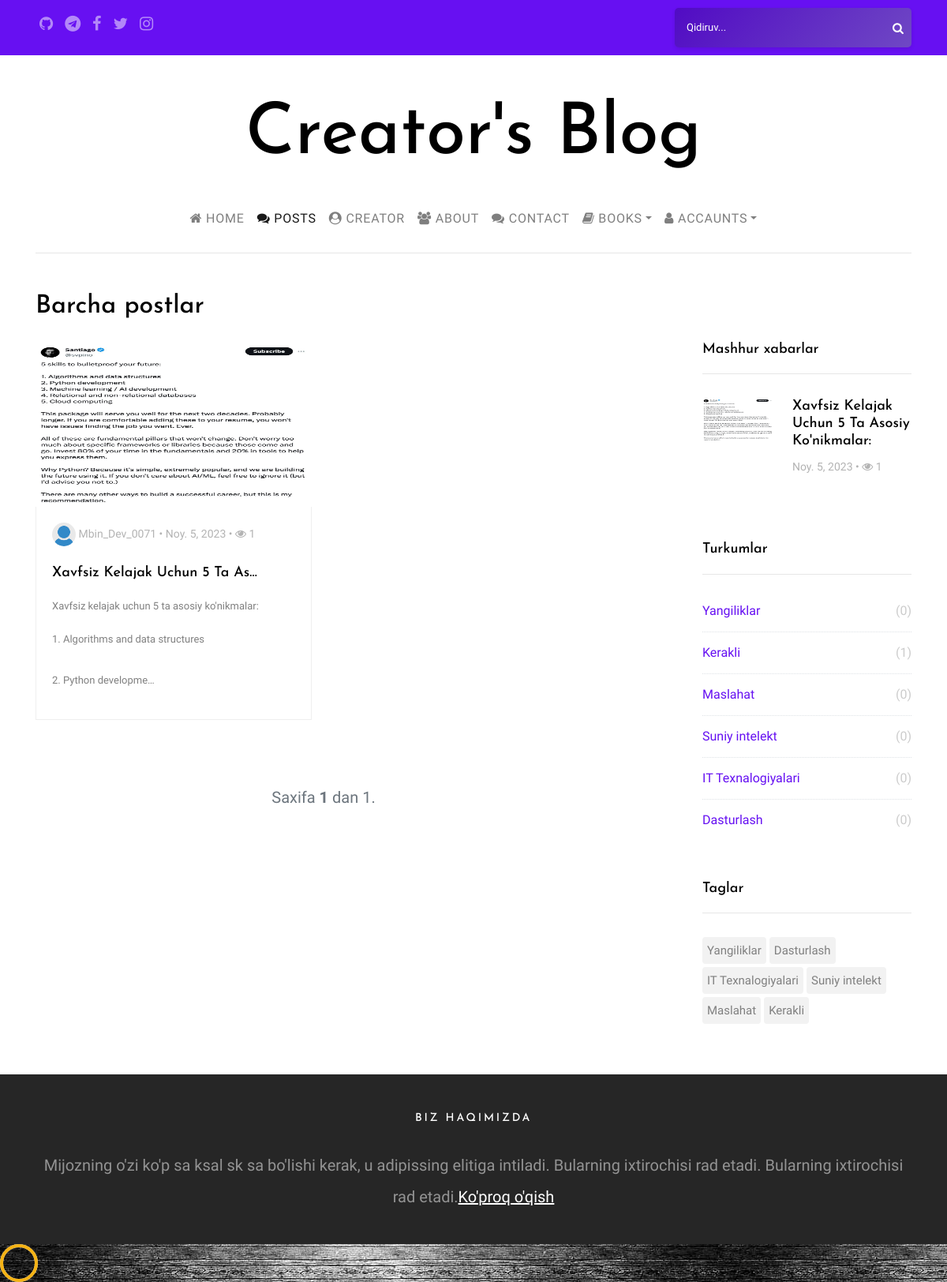
Page /post/ on the earlier database version.
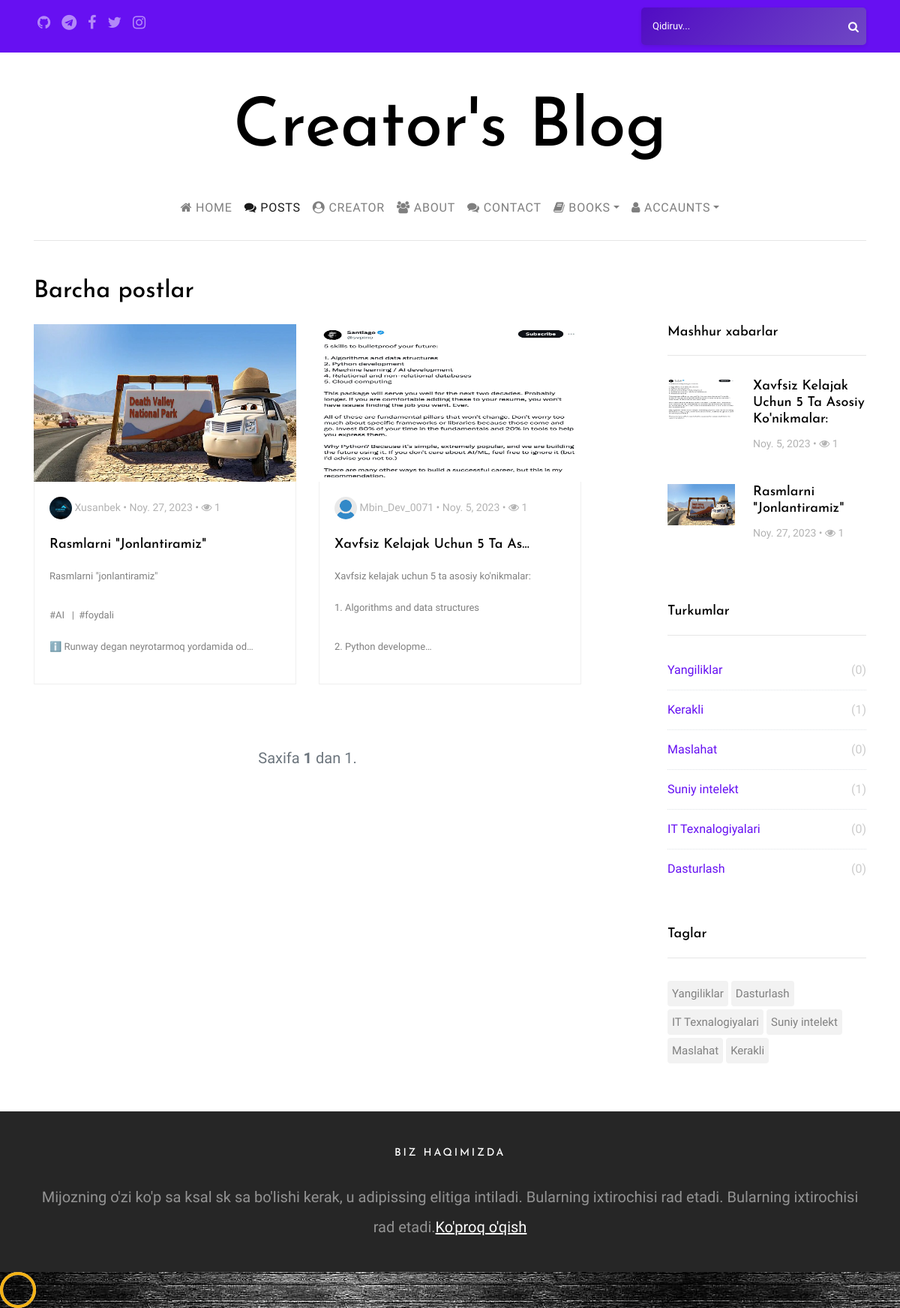
Same page on the later database version.
### posts/models.py (models this page shows, shortened)
class Post(models.Model):
    author = models.ForeignKey(settings.AUTH_USER_MODEL, on_delete=models.CASCADE)
    category = models.ForeignKey(Category, on_delete=models.CASCADE)
    tags = models.ManyToManyField(Tag, blank=True, verbose_name='Yorliqlar')
    views = models.ManyToManyField(HitCount, related_name='post_views', blank=True)
    title = models.CharField(max_length=75, verbose_name='Sarlavha')
    slug = models.SlugField(unique=True, help_text='Bu joyni qo`lda o`zgartirmaslik tavsiya etiladi.')
    image = models.ImageField(upload_to='posts/%Y/%m/%d/', verbose_name='Rasm')
    content = RichTextField(verbose_name='Tarkib')
    created = models.DateTimeField(auto_now_add=True, verbose_name='Yaratilgan sana')
    available = models.BooleanField(default=True, verbose_name='Faol passiv')
    def getHitCount(self):
        return self.views.count()
    class Meta:
        ordering = ['-created']

class Category(models.Model):
    name = models.CharField(max_length=50, verbose_name='Kategoriya nomi')
    slug = models.SlugField(unique=True, help_text="Bu joyni qo'lda o'zgartirmaslik tavsiya etiladi.")
    def __str__(self):
        return self.name

class Tag(models.Model):
    name = models.CharField(max_length=50, verbose_name='Yorliq nomi')
    slug = models.SlugField(unique=True, help_text="Bu joyni qo'lda o'zgartirmaslik tavsiya etiladi.")
    def __str__(self):
        return self.name

### users/models.py (models this page shows, shortened)
class UserDetail(models.Model):
    user = models.OneToOneField(User, on_delete=models.CASCADE)
    title = models.CharField(blank=True, null=True, max_length=50, verbose_name='Ünvan')
    description = models.CharField(blank=True, null=True, max_length=250, verbose_name='Açıklama')
    image = models.ImageField(blank=True, null=True, upload_to='users/', default='def_user.png', verbose_name='Görsel')

### posts/views.py (the view)
# urls.py: path('', views.PostList, name='posts'),
def PostList(request, category_slug=None, tag_slug=None):
    category_page = None
    tag_page = None
    categories = Category.objects.all()
    tags = Tag.objects.all()
    popularposts = Post.objects.filter(available=True).annotate(viewyek=Count('views')).order_by('-viewyek')[:3]  # Get popular 3 posts
    context = {}
    if category_slug is not None:
        category_page = get_object_or_404(Category, slug=category_slug)
        posts = Post.objects.filter(available=True, category=category_page).order_by('-created')
        context.update({'title': "Turkum bo'yicha xabarlar"})
    elif tag_slug is not None:
        tag_page = get_object_or_404(Tag, slug=tag_slug)
        posts = Post.objects.filter(available=True, tags=tag_page).order_by('-created')
        context.update({'title': "Teg bo'yicha xabarlar"})
    else:
        posts = Post.objects.all().filter(available=True).order_by('-created')
        context.update({'title': 'Barcha postlar'})
    paginator = Paginator(posts, 8)  # Show 8 object per page.
    page_number = request.GET.get('page')
    post_list = paginator.get_page(page_number)
    context.update({
        'post_list': post_list,
        'popularposts': popularposts,
        'categories': categories,
        'tags': tags,
    })
    return render(request, 'posts.html', context)

### templates/posts.html (shortened to what this page needs)
{% extends 'partials/_base.html' %}
{% load static %}
{% block content %}
    <section class="site-section py-sm pt-5">
    <div class="container">
    <div class="row">
        <div class="col-md-6">
            <h2 class="mb-4">{{ title }}</h2>
        </div>
    </div>
    <div class="row blog-entries">
    <div class="col-md-12 col-lg-8 main-content">
        <div class="row">
            {% if post_list %}
                {% for post in post_list %}
                    <div class="col-md-6">
                        <a href="{% url 'posts:postDetail' post.category.slug post.id post.slug %}" class="blog-entry element-animate" data-animate-effect="fadeIn">
                            <img class="imgyek" style="height: 210px; width: 100%" src="{{ post.image.url }}" alt="Image placeholder">
                            <div class="blog-content-body">
                                <div class="post-meta">
                                    <span class="author"><img src="{{ post.author.userdetail.image.url }}" alt="Colorlib"> {{ post.author.username | title }} &bullet; </span>
                                    <span>{{ post.created | date }} &bullet;</span>
                                    <span><span class="fa fa-eye"></span> {{ post.getHitCount }}</span>
                                </div>
                                <h2>{{ post.title | title | truncatechars:30}}</h2>
                                <p class="mb-0">{{ post.content|safe|truncatechars:125|linebreaks }}</p>
                            </div>
                        </a>
                    </div>
                {% endfor %}
            {% endif %}
        </div>
        <div class="row mt-5">
            <div class="col-md-12 text-center">
                <nav aria-label="Page navigation" class="text-center">
                    <ul class="pagination">
                        <span class="step-links">
                            <span class="current">
                                    Saxifa <span class="font-weight-bold">{{ post_list.number }}</span> dan {{ post_list.paginator.num_pages }}.
                            </span>
                        </span>
                    </ul>
                </nav>
            </div>
        </div>
    </div>
{% endblock %}

### templates/partials/_base.html (shortened to what this page needs)
{% load static %}
<!doctype html>
<html lang="en">
<head>
    <link rel="stylesheet" href="https://stackpath.bootstrapcdn.com/bootstrap/4.3.1/css/bootstrap.min.css">
    <link rel="stylesheet" href="https://use.fontawesome.com/releases/v5.8.1/css/all.css">
    <link href="https://cdn.jsdelivr.net/npm/bootstrap@5.0.0-beta2/dist/css/bootstrap.min.css" rel="stylesheet">
    <link rel="stylesheet" href="{% static 'css/bootstrap.css' %}">
    <link rel="stylesheet" href="{% static 'css/animate.css' %}">
    <link rel="stylesheet" href="{% static 'css/owl.carousel.min.css' %}">
    <link rel="stylesheet" href="{% static 'fonts/ionicons/css/ionicons.min.css' %}">
    <link rel="stylesheet" href="{% static 'fonts/fontawesome/css/font-awesome.min.css' %}">
    <link rel="stylesheet" href="{% static 'fonts/flaticon/font/flaticon.css' %}">
    <link rel="stylesheet" href="{% static 'css/style.css' %}">
</head>
<body>
    <div class="wrap">
        <header role="banner">
            <div class="top-bar">
                <div class="container">
                    <div class="row">
                        <div class="col-9 social">
                            <a href="https://github.com/Xusanbek0071"><span class="fa fa-github"></span></a>
                            <a href="https://t.me/it_creative_channel"><span class="fa fa-telegram"></span></a>
                            <a href="https://facebook.com/suyunov_husanbek"><span class="fa fa-facebook"></span></a>
                            <a href="https://twitter.com/suyunov_husan"><span class="fa fa-twitter"></span></a>
                            <a href="https://instagram.com/husanbek_dev/"><span class="fa fa-instagram"></span></a>
                        </div>
                        <div class="col-3 search-top">
                            <form action="{% url 'search' %}" method="GET" class="search-top-form">
                                <span class="icon fa fa-search"></span>
                                <input type="text" name="q" id="s" placeholder="Qidiruv...">
                            </form>
                        </div>
                    </div>
                </div>
            </div>
            <div class="container logo-wrap">
                <div class="row pt-5">
                    <div class="col-12 text-center">
                        <h1 class="site-logo"><a href="{% url 'pages:index' %}">Creator's Blog </a></h1>
                    </div>
                </div>
            </div>
            <nav class="navbar navbar-expand-md  navbar-light bg-light">
                <div class="container">
                    <div class="collapse navbar-collapse" id="navbarMenu">
                        <ul class="navbar-nav mx-auto">
                            <li class="nav-item">
                                <a class="nav-link  {% if '/' == request.path %}active{% endif %}" href="{% url 'pages:index' %}"><i class="fa fa-home"></i>  Home</a>
                            </li>
                            <li class="nav-item">
                                <a class="nav-link {% if 'post' in request.path and 'create' not in request.path %}active{% endif %}" href="{% url 'posts:posts' %}"><i class="fa fa-comments"></i>  Posts</a>
                            </li>
                            <li class="nav-item">
                                <a class="nav-link {% if 'accounts/all' in request.path or 'accounts/detail' in request.path %}active{% endif %}" href="{% url 'user:authors' %}"><i class="fa fa-user-circle"></i> Creator</a>
                            </li>
                            <li class="nav-item">
                                <a class="nav-link  {% if 'about' in request.path %}active{% endif %}" href="{% url 'pages:about' %}"><i class="fa fa-group"></i>  About </a>
                            </li>
                            <li class="nav-item">
                                <a class="nav-link  {% if 'contact' in request.path %}active{% endif %}" href="{% url 'pages:contact' %}"><i class="fa fa-comments"></i>  Contact</a>
                            </li>
                            <li class="nav-item dropdown">
                                <a class="nav-link dropdown-toggle " href="" id="dropdown05" data-toggle="dropdown" aria-haspopup="true" aria-expanded="false"><i class="fa fa-book"></i> Books</a>
                            </li>
                            {% if request.user.is_authenticated %}
                            <li class="nav-item dropdown">
                                <a class="nav-link dropdown-toggle {% if 'profile' in request.path or 'change-password' in request.path or 'create' in request.path %}active{% endif %}" href="" id="dropdown05" data-toggle="dropdown" aria-haspopup="true" aria-expanded="false"><i class="fa fa-user-md"></i> {{ request.user.username }}</a>
                                <div class="dropdown-menu" aria-labelledby="dropdown05">
                                    <a class="dropdown-item" href="{% url 'posts:postCreate' %}"><i class="fa fa-plus"></i> New post</a>
                                    <a class="dropdown-item" href="{% url 'user:viewProfile'%}"><i class="fa fa-id-card"></i> My accaunt</a>
                                    <a href="{% url 'user-posts' user %}" class="dropdown-item "><i class="fas fa-money-check  "></i> My books</a>
                                    <a href="{% url 'post-create' %} " class="dropdown-item "><i class="fas fa-file-download"></i> Upload books</a>
                                    <a class="dropdown-item " href="{% url 'user:updateProfile' %} "><i class="fa fa-pencil-square-o "></i> Accaunt edit</a>
                                    <a class="dropdown-item " href="{% url 'user:changePassword' %} "><i class="fa fa-wrench "></i> Password upload</a>
                                    <a class="dropdown-item " href="{% url 'user:logout' %} "><i class="fa fa-sign-out "></i> Log out</a>
                                </div>
                            </li>
                            {% else %}
                            <li class="nav-item dropdown">
                                <a class="nav-link dropdown-toggle " href="" id="dropdown05" data-toggle="dropdown" aria-haspopup="true" aria-expanded="false"><i class="fa fa-user"></i> Accaunts</a>
                            </li>
                            {% endif %}
                        </ul>
                    </div>
                </div>
            </nav>
        </header>
        {% block content %}{% endblock %}
        {% include 'partials/_sidebar.html' %}
        <footer class="site-footer w-100 pb-4 pt-5 ">
            <div class="container ">
                <div class="row ">
                    <div class="col-md-12 text-center ">
                        <h3>Biz haqimizda </h3>
                        <p>Mijozning o'zi ko'p sa ksal sk sa bo'lishi kerak, u adipissing elitiga intiladi. Bularning ixtirochisi rad etadi. Bularning ixtirochisi rad etadi.<a href="{% url 'pages:about' %} "><u>Ko'proq o'qish</u></a> </p>
                    </div>
                </div>
            </div>
        </footer>
    </div>
    <div id="loader " class="show fullscreen ">
        <svg class="circular " width="48px " height="48px ">
        <circle class="path-bg " cx="24 " cy="24 " r="22 " fill="none " stroke-width="4 " stroke="#eeeeee "/>
        <circle class="path " cx="24 " cy="24 " r="22 " fill="none " stroke-width="4 " stroke-miterlimit="10 " stroke="#f4b214 "/>
    </svg>
    </div>
</body>
</html>

### templates/partials/_sidebar.html
{% load static %}
<div class="col-md-12 col-lg-4 sidebar">
    {% if popularposts %}
        <div class="sidebar-box">
            <h3 class="heading">Mashhur xabarlar</h3>
            <div class="post-entry-sidebar">
                <ul>
                    {% for popularpost in popularposts %}
                        <li>
                            <a href="{% url 'posts:postDetail' popularpost.category.slug popularpost.id popularpost.slug %}">
                                <img style="height: 55px" src="{{ popularpost.image.url }}" alt="popularpost img" class="mr-4">
                                <div class="text">
                                    <h4>{{ popularpost.title | title }}</h4>
                                    <div class="post-meta">
                                        <span>{{ popularpost.created | date }} &bullet;</span>
                                        <span><span class="fa fa-eye"></span> {{ popularpost.getHitCount }}</span>
                                    </div>
                                </div>
                            </a>
                        </li>
                    {% endfor %}
                </ul>
            </div>
        </div>
    {% endif %}
    {% if categories %}
        <div class="sidebar-box">
            <h3 class="heading">Turkumlar</h3>
            <ul class="categories">
                {% for category in categories %}
                    <li><a href="{% url 'posts:posts_by_category' category.slug %}">{{ category }} <span>({{ category.post_set.count }})</span></a></li>
                {% endfor %}
            </ul>
        </div>
    {% endif %}
    {% if tags %}
        <div class="sidebar-box">
            <h3 class="heading">Taglar</h3>
            <ul class="tags">
                {% for tag in tags %}
                    <li><a href="{% url 'posts:posts_by_tag' tag.slug %}">{{ tag }}</a></li>
                {% endfor %}
            </ul>
        </div>
    {% endif %}
</div>
</div>
</div>
</section>

Differences in the rows shown:
added Post: image (picture), author.userdetail.image (picture), author.username "Xusanbek", created "Noy. 27, 2023", getHitCount "1", title "Rasmlarni \"Jonlantiramiz\"", content "Rasmlarni \"jonlantiramiz\" #AI | #foydali ℹ️ Runway degan neyrotarmoq yordamida od…"
computed for Category "Suniy intelekt": post_set.count "0" → "1"
